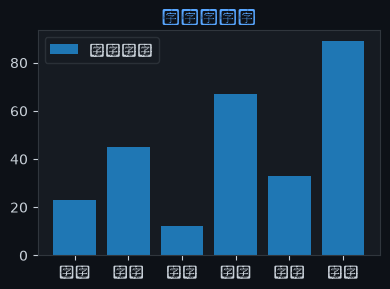

The script that saved this image:

import matplotlib
matplotlib.use('Agg')
import matplotlib.pyplot as plt
import json, base64, os

chart = json.loads('''{"chartType":"bar","title":{"literalString":"随机柱状图"},"labels":["一月","二月","三月","四月","五月","六月"],"datasets":[{"label":"随机数据","data":[23,45,12,67,33,89]}],"sizes":{"width":400,"height":300}}''')

fig, ax = plt.subplots(figsize=(400/100, 300/100))
fig.patch.set_facecolor('#0d1117')
ax.set_facecolor('#161b22')
ax.tick_params(colors='#c9d1d9')
ax.xaxis.label.set_color('#c9d1d9')
ax.yaxis.label.set_color('#c9d1d9')
ax.title.set_color('#58a6ff')
for spine in ax.spines.values(): spine.set_color('#30363d')

labels = ["一月","二月","三月","四月","五月","六月"]
datasets = [{"label":"随机数据","data":[23,45,12,67,33,89]}]
chartType = "bar"

if chartType == 'pie':
    wedges, texts, autotexts = ax.pie(datasets[0]['data'], labels=labels, autopct='%1.1f%%',
        colors=['#238636','#1f6feb','#d29922','#f85149','#a371f7','#3fb950'],
        textprops={'color':'#c9d1d9'})
else:
    for ds in datasets:
        color = ds.get('color', None)
        if chartType == 'bar':
            ax.bar(labels, ds['data'], label=ds['label'])
        elif chartType == 'line':
            ax.plot(labels, ds['data'], marker='o', label=ds['label'])
    ax.legend(facecolor='#161b22', edgecolor='#30363d', labelcolor='#c9d1d9')

ax.set_title(chart.get('title',{}).get('literalString',''), color='#58a6ff', fontsize=12)
plt.tight_layout()
plt.savefig("/Users/wisonzhu/projects/ag-ui-demo/.tmp/chart_262sfw.png", dpi=100, bbox_inches='tight', facecolor='#0d1117')
